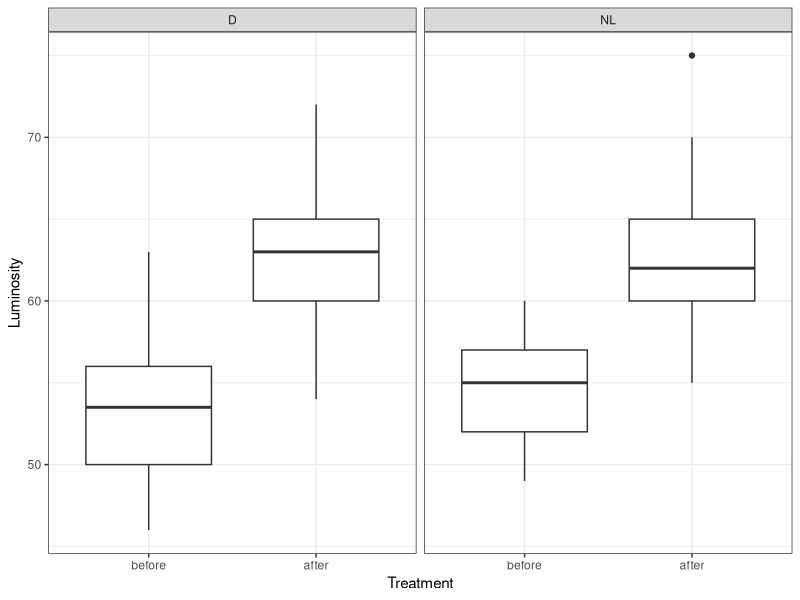
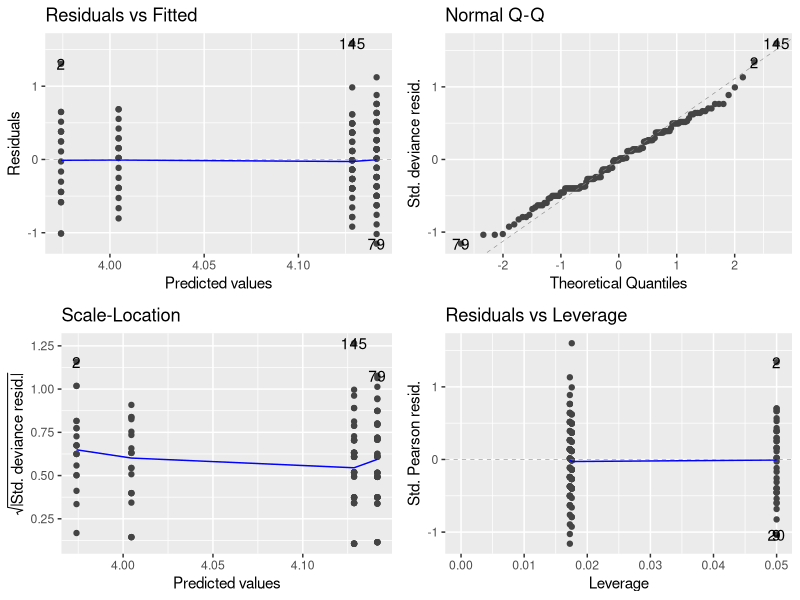
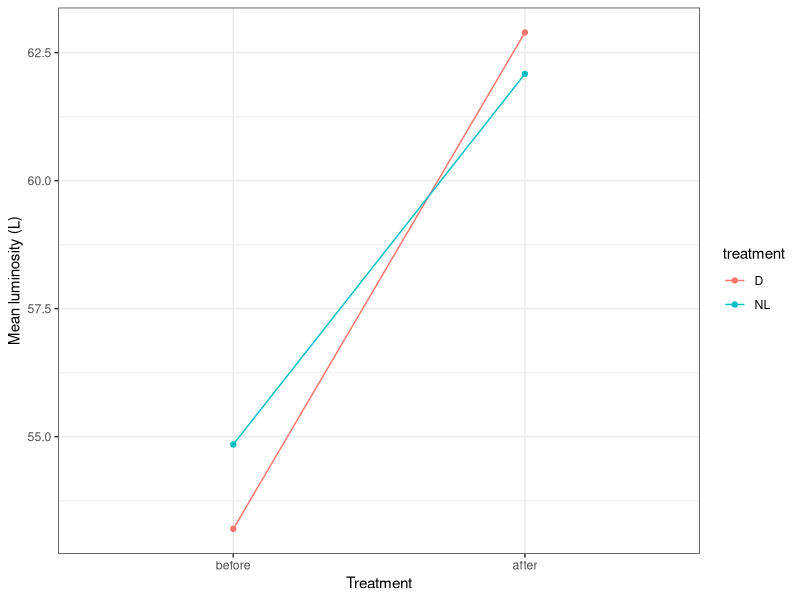
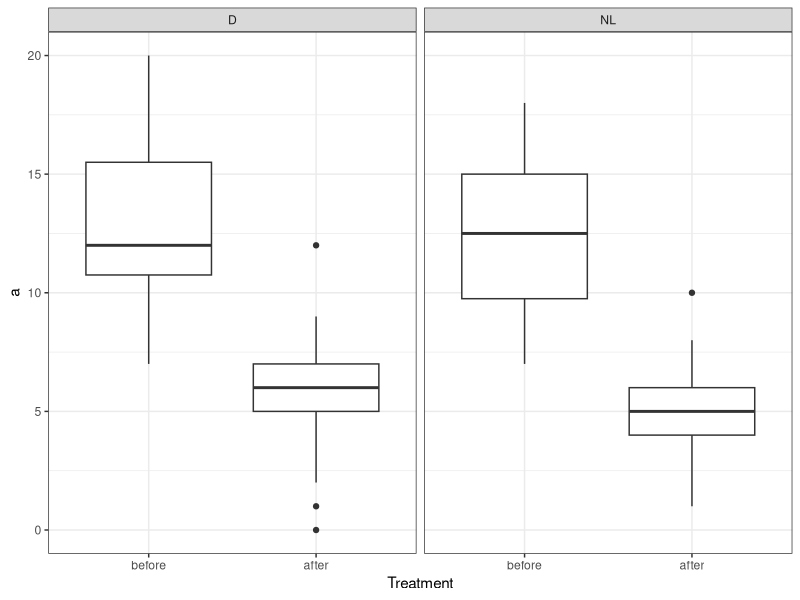
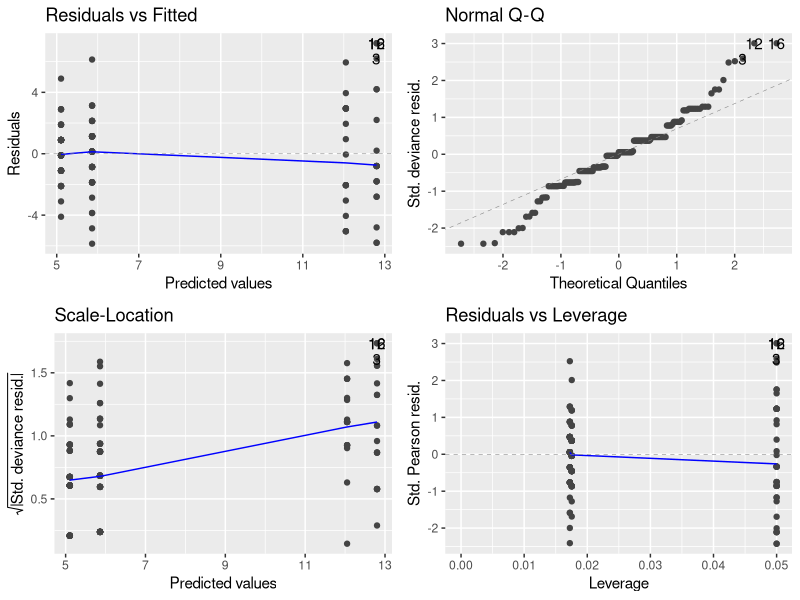
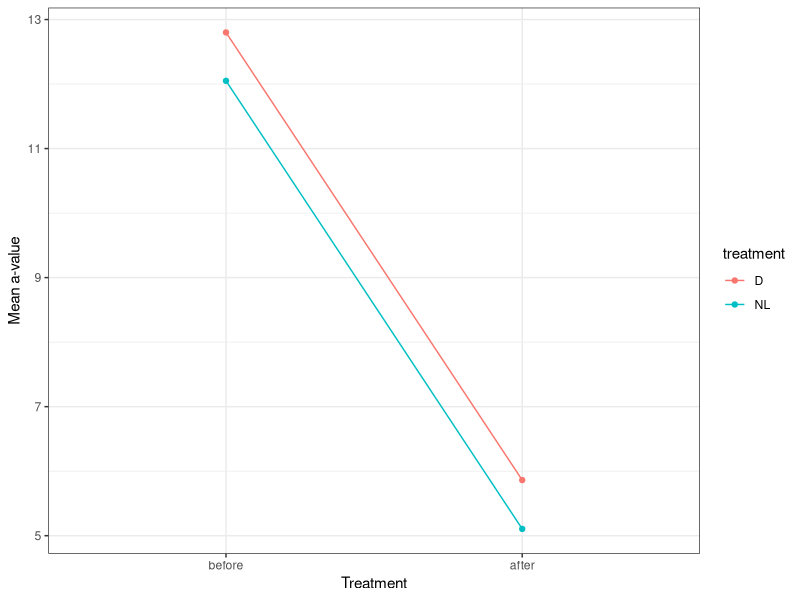
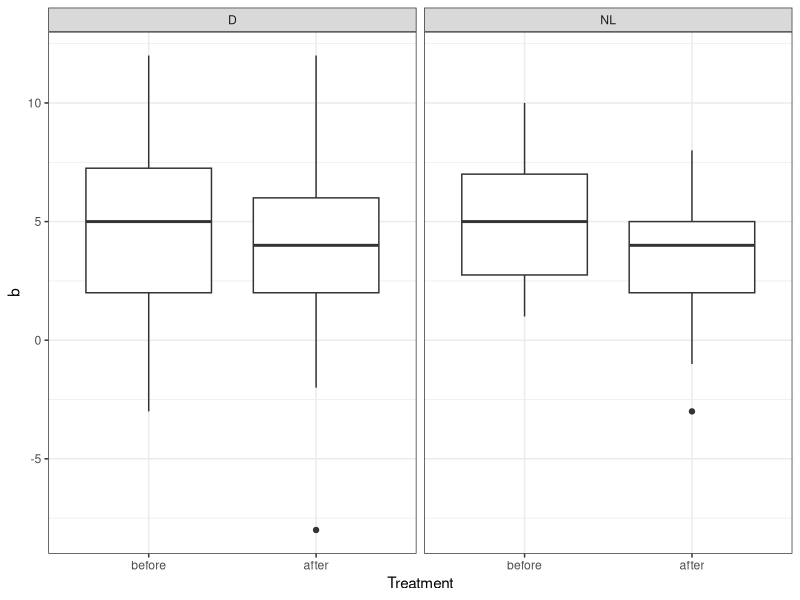
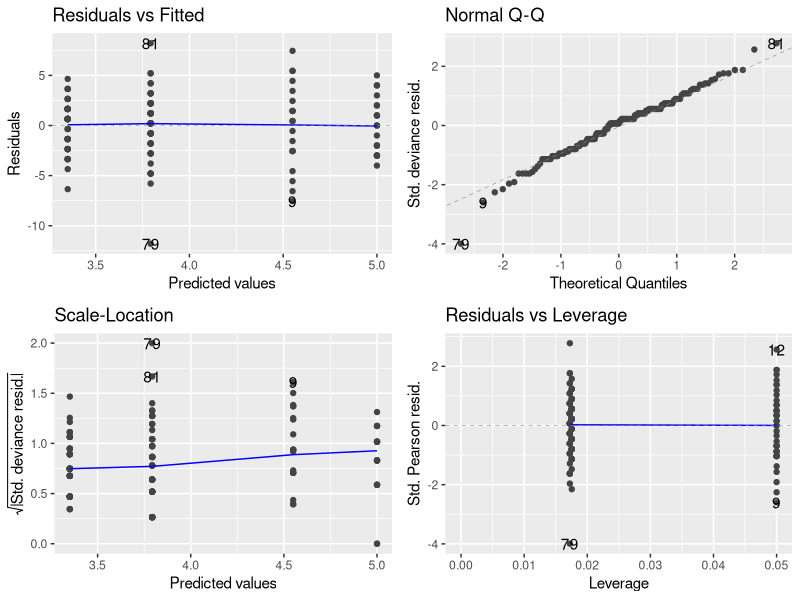

Reproduce these figures in R, in order.
## ---- chunk 1
rm(list=ls())
library(here)
library(tidyverse)
library(ggfortify)
## ---- chunk 2
DF <- read.csv(here("Data", "biostats_copepod_data.csv"))
## ---- chunk 3
DF$treatment <- as.factor(DF$treatment)
DF$before_after <- as.factor(DF$before_after)

levels(DF$treatment)
levels(DF$before_after)
## ---- chunk 4
ggplot(DF, aes(x = before_after, y = L)) +
geom_boxplot() +
xlab("Treatment") +
ylab("Luminosity") +
theme_bw() +
facet_wrap(~treatment) +
scale_x_discrete(limits = c("before", "after"))
## ---- chunk 5
model_L <- glm(L ~ treatment * before_after, data = DF, family = poisson)
## ---- chunk 6
autoplot(model_L, smooth.color = NA)
## ---- chunk 7
anova(model_L, test = "Chisq")
## ---- chunk 8
summary(model_L)
## ---- chunk 9
sumDF_L <- DF %>%
  group_by(treatment, before_after) %>%
  summarize(meanL = mean(L))
## ---- chunk 10
ggplot(sumDF_L, aes(before_after, meanL, color = treatment, group = treatment)) +
  geom_point() +
  geom_line() +
  theme_bw() +
  scale_x_discrete(limits = c("before", "after")) +
  xlab("Treatment") +
  ylab("Mean luminosity (L)")
## ---- chunk 11
ggplot(DF, aes(x = before_after, y = a)) +
geom_boxplot() +
xlab("Treatment") +
ylab("a") +
theme_bw() +
facet_wrap(~treatment)+
scale_x_discrete(limits = c("before", "after"))
## ---- chunk 12
model_a <- glm(a ~ treatment * before_after, data = DF, family = gaussian)
## ---- chunk 13
autoplot(model_a, smooth.color = NA)
## ---- chunk 14
anova(model_a, test = "F")
## ---- chunk 15
summary(model_a)
## ---- chunk 16
sumDF_a <- DF %>%
  group_by(treatment, before_after) %>%
  summarize(mean_a = mean(a))
## ---- chunk 17
ggplot(sumDF_a, aes(before_after, mean_a, color = treatment, group = treatment)) +
  geom_point() +
  geom_line() +
  theme_bw() +
  scale_x_discrete(limits = c("before", "after")) +
  xlab("Treatment") +
  ylab("Mean a-value")
## ---- chunk 18
ggplot(DF, aes(x = before_after, y = b)) +
geom_boxplot() +
xlab("Treatment") +
ylab("b") +
theme_bw() +
facet_wrap(~treatment)+
scale_x_discrete(limits = c("before", "after"))
## ---- chunk 19
model_b <- glm(b ~ treatment * before_after, data = DF, family = gaussian)
## ---- chunk 20
autoplot(model_b, smooth.color = NA)
## ---- chunk 21
anova(model_b, test = "F")
## ---- chunk 22
summary(model_b)
## ---- chunk 23
sumDF_b <- DF %>%
  group_by(treatment, before_after) %>%
  summarize(mean_b = mean(b))
## ---- chunk 24
ggplot(sumDF_b, aes(before_after, mean_b, color = treatment, group = treatment)) +
  geom_point() +
  geom_line() +
  theme_bw() +
  scale_x_discrete(limits = c("before", "after")) +
  xlab("Treatment") +
  ylab("Mean b-value")
